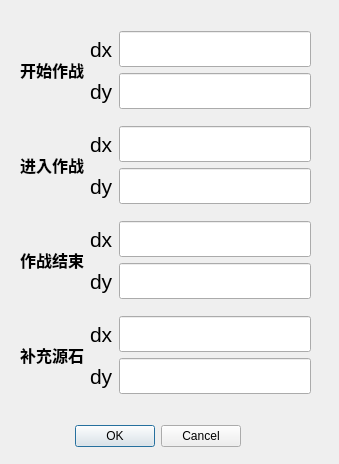
<?xml version="1.0" encoding="UTF-8"?>
<ui version="4.0">
 <class>pixelDlg</class>
 <widget class="QDialog" name="pixelDlg">
  <property name="geometry">
   <rect>
    <x>0</x>
    <y>0</y>
    <width>339</width>
    <height>464</height>
   </rect>
  </property>
  <property name="windowTitle">
   <string>更改像素点</string>
  </property>
  <widget class="QDialogButtonBox" name="buttonBox">
   <property name="geometry">
    <rect>
     <x>40</x>
     <y>420</y>
     <width>201</width>
     <height>32</height>
    </rect>
   </property>
   <property name="orientation">
    <enum>Qt::Horizontal</enum>
   </property>
   <property name="standardButtons">
    <set>QDialogButtonBox::Cancel|QDialogButtonBox::Ok</set>
   </property>
  </widget>
  <widget class="QWidget" name="gridLayoutWidget">
   <property name="geometry">
    <rect>
     <x>20</x>
     <y>20</y>
     <width>291</width>
     <height>387</height>
    </rect>
   </property>
   <layout class="QGridLayout" name="gridLayout">
    <item row="0" column="0">
     <widget class="QLabel" name="label_2">
      <property name="font">
       <font>
        <family>Arial</family>
        <pointsize>12</pointsize>
        <weight>75</weight>
        <bold>true</bold>
       </font>
      </property>
      <property name="text">
       <string>开始作战</string>
      </property>
     </widget>
    </item>
    <item row="1" column="0">
     <widget class="QLabel" name="label_3">
      <property name="font">
       <font>
        <family>Arial</family>
        <pointsize>12</pointsize>
        <weight>75</weight>
        <bold>true</bold>
       </font>
      </property>
      <property name="text">
       <string>进入作战</string>
      </property>
     </widget>
    </item>
    <item row="3" column="0">
     <widget class="QLabel" name="label">
      <property name="font">
       <font>
        <family>Arial</family>
        <pointsize>12</pointsize>
        <weight>75</weight>
        <bold>true</bold>
       </font>
      </property>
      <property name="text">
       <string>补充源石</string>
      </property>
     </widget>
    </item>
    <item row="0" column="1">
     <layout class="QVBoxLayout" name="verticalLayout_8">
      <item>
       <widget class="QLabel" name="label_5">
        <property name="font">
         <font>
          <family>Arial</family>
          <pointsize>16</pointsize>
         </font>
        </property>
        <property name="text">
         <string>dx</string>
        </property>
       </widget>
      </item>
      <item>
       <widget class="QLabel" name="label_12">
        <property name="font">
         <font>
          <family>Arial</family>
          <pointsize>16</pointsize>
         </font>
        </property>
        <property name="text">
         <string>dy</string>
        </property>
       </widget>
      </item>
     </layout>
    </item>
    <item row="1" column="1">
     <layout class="QVBoxLayout" name="verticalLayout_5">
      <item>
       <widget class="QLabel" name="label_6">
        <property name="font">
         <font>
          <family>Arial</family>
          <pointsize>16</pointsize>
         </font>
        </property>
        <property name="text">
         <string>dx</string>
        </property>
       </widget>
      </item>
      <item>
       <widget class="QLabel" name="label_7">
        <property name="font">
         <font>
          <family>Arial</family>
          <pointsize>16</pointsize>
         </font>
        </property>
        <property name="text">
         <string>dy</string>
        </property>
       </widget>
      </item>
     </layout>
    </item>
    <item row="2" column="1">
     <layout class="QVBoxLayout" name="verticalLayout_6">
      <item>
       <widget class="QLabel" name="label_9">
        <property name="font">
         <font>
          <family>Arial</family>
          <pointsize>16</pointsize>
         </font>
        </property>
        <property name="text">
         <string>dx</string>
        </property>
       </widget>
      </item>
      <item>
       <widget class="QLabel" name="label_8">
        <property name="font">
         <font>
          <family>Arial</family>
          <pointsize>16</pointsize>
         </font>
        </property>
        <property name="text">
         <string>dy</string>
        </property>
       </widget>
      </item>
     </layout>
    </item>
    <item row="3" column="2">
     <layout class="QVBoxLayout" name="verticalLayout_4">
      <item>
       <widget class="QLineEdit" name="add_x">
        <property name="font">
         <font>
          <family>Arial</family>
          <pointsize>18</pointsize>
         </font>
        </property>
       </widget>
      </item>
      <item>
       <widget class="QLineEdit" name="add_y">
        <property name="font">
         <font>
          <family>Arial</family>
          <pointsize>18</pointsize>
         </font>
        </property>
       </widget>
      </item>
     </layout>
    </item>
    <item row="2" column="2">
     <layout class="QVBoxLayout" name="verticalLayout_3">
      <item>
       <widget class="QLineEdit" name="end_x">
        <property name="font">
         <font>
          <family>Arial</family>
          <pointsize>18</pointsize>
         </font>
        </property>
       </widget>
      </item>
      <item>
       <widget class="QLineEdit" name="end_y">
        <property name="font">
         <font>
          <family>Arial</family>
          <pointsize>18</pointsize>
         </font>
        </property>
       </widget>
      </item>
     </layout>
    </item>
    <item row="0" column="2">
     <layout class="QVBoxLayout" name="verticalLayout">
      <item>
       <widget class="QLineEdit" name="start_x">
        <property name="font">
         <font>
          <family>Arial</family>
          <pointsize>18</pointsize>
         </font>
        </property>
        <property name="dragEnabled">
         <bool>false</bool>
        </property>
        <property name="readOnly">
         <bool>false</bool>
        </property>
       </widget>
      </item>
      <item>
       <widget class="QLineEdit" name="start_y">
        <property name="font">
         <font>
          <family>Arial</family>
          <pointsize>18</pointsize>
         </font>
        </property>
       </widget>
      </item>
     </layout>
    </item>
    <item row="1" column="2">
     <layout class="QVBoxLayout" name="verticalLayout_2">
      <item>
       <widget class="QLineEdit" name="go_x">
        <property name="font">
         <font>
          <family>Arial</family>
          <pointsize>18</pointsize>
         </font>
        </property>
       </widget>
      </item>
      <item>
       <widget class="QLineEdit" name="go_y">
        <property name="font">
         <font>
          <family>Arial</family>
          <pointsize>18</pointsize>
         </font>
        </property>
       </widget>
      </item>
     </layout>
    </item>
    <item row="3" column="1">
     <layout class="QVBoxLayout" name="verticalLayout_7">
      <item>
       <widget class="QLabel" name="label_10">
        <property name="font">
         <font>
          <family>Arial</family>
          <pointsize>16</pointsize>
         </font>
        </property>
        <property name="text">
         <string>dx</string>
        </property>
       </widget>
      </item>
      <item>
       <widget class="QLabel" name="label_11">
        <property name="font">
         <font>
          <family>Arial</family>
          <pointsize>16</pointsize>
         </font>
        </property>
        <property name="text">
         <string>dy</string>
        </property>
       </widget>
      </item>
     </layout>
    </item>
    <item row="2" column="0">
     <widget class="QLabel" name="label_4">
      <property name="font">
       <font>
        <family>Arial</family>
        <pointsize>12</pointsize>
        <weight>75</weight>
        <bold>true</bold>
       </font>
      </property>
      <property name="text">
       <string>作战结束</string>
      </property>
     </widget>
    </item>
   </layout>
  </widget>
 </widget>
 <resources/>
 <connections>
  <connection>
   <sender>buttonBox</sender>
   <signal>accepted()</signal>
   <receiver>pixelDlg</receiver>
   <slot>accept()</slot>
   <hints>
    <hint type="sourcelabel">
     <x>248</x>
     <y>254</y>
    </hint>
    <hint type="destinationlabel">
     <x>157</x>
     <y>274</y>
    </hint>
   </hints>
  </connection>
  <connection>
   <sender>buttonBox</sender>
   <signal>rejected()</signal>
   <receiver>pixelDlg</receiver>
   <slot>reject()</slot>
   <hints>
    <hint type="sourcelabel">
     <x>316</x>
     <y>260</y>
    </hint>
    <hint type="destinationlabel">
     <x>286</x>
     <y>274</y>
    </hint>
   </hints>
  </connection>
 </connections>
</ui>
